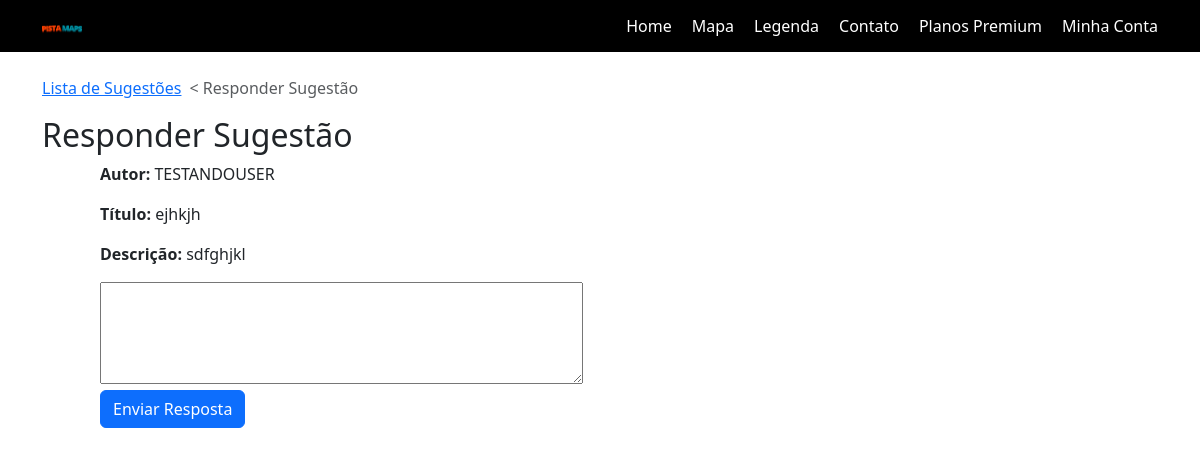
Screenshot of /responder_sugestao/8/ (signed in) with the database file from the repository.
### mapa/models.py (models this page shows, shortened)
class Sugestao(models.Model):
    autor = models.ForeignKey(User, on_delete=models.CASCADE)
    titulo = models.CharField(max_length=100)
    descricao = models.TextField()
    data_envio = models.DateTimeField(auto_now_add=True)

### mapa/views.py (the view, shortened to what this page needs)
# urls.py: path('responder_sugestao/', views.listar_sugestoes, name='listar_sugestoes'),
@login_required
def responder_sugestao(request, sugestao_id):
    sugestao = get_object_or_404(Sugestao, id=sugestao_id)
    return render(request, 'html/responder_sugestao_detalhes.html', {'sugestao': sugestao})

### mapa/templates/html/responder_sugestao_detalhes.html (shortened to what this page needs)
{% extends 'html/base.html' %}
{% load static %}
{% block content %}
<nav class="navbar">
    <div class="container">
        <a href="{% url 'home' %}" class="brand"> <img src="/static/logo.png" style="width:40px; height:auto;"></a>
        <ul class="nav-links" id="nav-links" style="margin-block: auto;">
            <li><a href="{% url 'home' %}">Home</a></li>
            <li><a href="{% url 'mapa' %}">Mapa</a></li>
            <li><a href="{% url 'legenda' %}">Legenda</a></li>
            <li><a href="{% url 'contato' %}">Contato</a></li>
            <li><a href="{% url 'premium' %}">Planos Premium</a></li>
            <li><a href="{% url 'minhaconta' %}">Minha Conta</a></li>
        </ul>
    </div>
</nav>
<br>
<div class="container">
    <nav style="--bs-breadcrumb-divider: '';">
        <ol class="breadcrumb">
            <li class="breadcrumb-item">
                <a href="..">Lista de Sugestões</a>
            </li>
            <li class="breadcrumb-item active" aria-current="page">
                <span>&lt;</span> Responder Sugestão
            </li>
        </ol>
    </nav>
</div>
<div class="container">
<h2>Responder Sugestão</h2>
</div>
<div class="container33" style="margin-left:100px;">
<p><strong>Autor:</strong> {{ sugestao.autor }}</p>
<p><strong>Título:</strong> {{ sugestao.titulo }}</p>
<p><strong>Descrição:</strong> {{ sugestao.descricao }}</p>
</div>
<div class="container33" style="margin-left:100px;">
<form method="post">
    <textarea name="resposta" rows="4" cols="50"></textarea>
    <br>
    <button type="submit" class="btn btn-primary">Enviar Resposta</button>
</form>
</div>
{% endblock %}

### mapa/static/css/style.css (style rules this page uses)
.navbar { background-color: black; color: white; padding: 10px; }
.container { display: flex; justify-content: space-between; align-items: center; }
.brand { text-decoration: none; color: white; font-size: 24px; }
.nav-links { list-style: none; padding: 0; display: flex; }
.nav-links li { margin-left: 20px; }
.nav-links a { text-decoration: none; color: white; }

### mapa/static/css/style-index.css (style rules this page uses)
.navbar { background-color: black; color: white; padding: 10px; }
.container { display: flex; justify-content: space-between; align-items: center; }
.brand { text-decoration: none; color: white; font-size: 24px; }
.nav-links { list-style: none; padding: 0; display: flex; }
.nav-links li { margin-left: 20px; }
.nav-links a { text-decoration: none; color: white; }

### rows the page displays
Sugestao: autor "TESTANDOUSER", titulo "ejhkjh", descricao "sdfghjkl"
